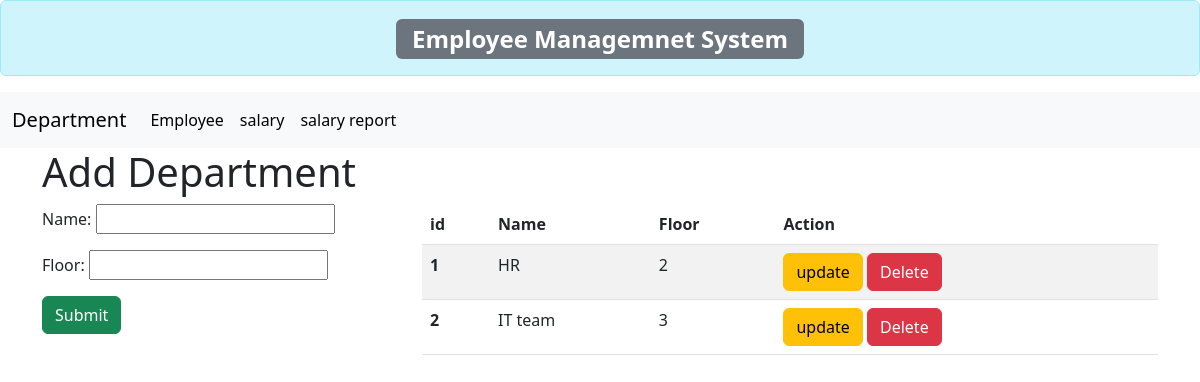
/add_dept/, run on the app's committed database.
### employee_managenmentapp/models.py (models this page shows, shortened)
class Department(models.Model):
    name = models.CharField(max_length=100)
    floor = models.IntegerField()

### employee_managenmentapp/views.py (the view)
# urls.py: path('add_dept/', v.add_department, name='add_department'),
def add_department(request):
    if request.method=='POST':
        form=DepartmentForm(request.POST)
        if form.is_valid():
            form.save()
            return HttpResponseRedirect('/add_dept')
    else:
        form=DepartmentForm()
    data=Department.objects.all()
    return render(request,'add_department.html', {'form':form, 'data':data})

### employee_managenmentapp/forms.py
class DepartmentForm(forms.ModelForm):
    class Meta:
        model = Department
        fields = '__all__'

### employee_managenmentapp/templates/add_department.html (shortened to what this page needs)
{% extends 'base.html' %}
{% block content %}
<div class="container">
    <h1>Add Department</h1>
    <div class="row">
        <div class="col-4">
<form method="post">
    {{form.as_p}}
    <input type="submit" class="btn btn-success" value="Submit">
</form>
</div>
<div class="col-8">
<table class="table table-striped table-hover">
    <thead>
        <tr>
            <th scope="col">id</th>
            <th scope="col">Name</th>
            <th scope="col">Floor</th>
            <th scope="col">Action</th>
        </tr>
    </thead>
    <tbody>
        <tr>
            {% for dt in data %}
            <th scope="row">{{ dt.id}}</th>
            <td>{{ dt.name}}</td>
            <td>{{ dt.floor}}</td>
            <td><a href="{% url 'update_department' dt.id %}" class="btn btn-warning">update</a>
            <form action="{% url 'delete_department' dt.id %}" method="post" class="d-inline">
                <input type="submit" class="btn btn-danger" value="Delete">
            </form>
            </td>
        </tr>
        {% endfor %}
    </tbody>
</table>
</div>
</div>
</div>
{% endblock content %}

### data on the page
Department: id "1", name "HR", floor "2"
Department: id "2", name "IT team", floor "3"
